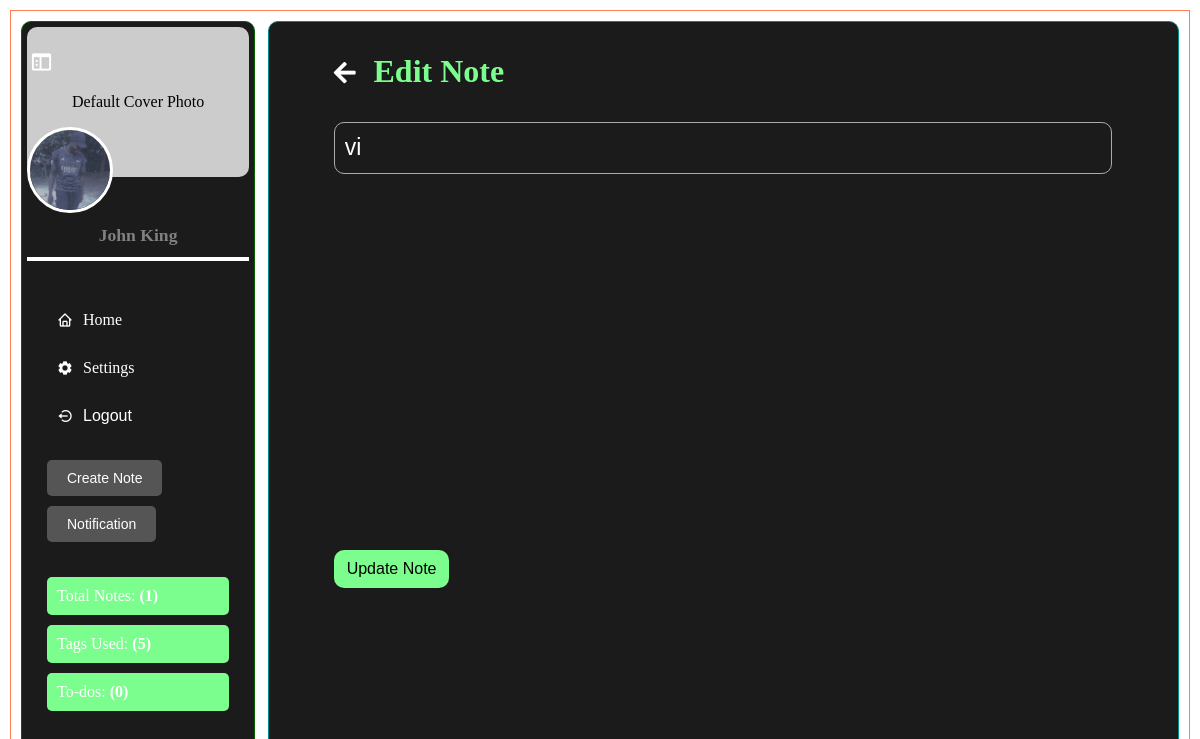
Screenshot of /edit_note/2 (signed in) with the database file from the repository.
### website/models.py (models this page shows, shortened)
class User(db.Model, UserMixin):
    id = db.Column(db.Integer, primary_key=True)
    email = db.Column(db.String(150), unique=True)
    password = db.Column(db.String(255))
    first_name = db.Column(db.String(225))
    second_name = db.Column(db.String(225))
    full_name = db.Column(db.String(255))
    profile_picture = db.Column(db.String(255), nullable=True)
    cover_picture = db.Column(db.String(255), nullable=True)
    user_name = db.Column(db.String(255))
    phone_number = db.Column(db.String(20))
    country_code = db.Column(db.String(10), default="+254")
    bio = db.Column(db.String(255))
    time_zone = db.Column(db.String(255))
    date_birth = db.Column(db.String(255))
    gender = db.Column(db.String(255))
    generated_color = db.Column(db.String(7))
    is_2fa_enabled = db.Column(db.Boolean, default=False)
    otp_secret = db.Column(db.String(32), nullable=True)
    temp_otp = db.Column(db.String(32), nullable=True)
    otp_method = db.Column(db.String(10), default='app')
    is_active = db.Column(db.Boolean, default=True)
    is_admin = db.Column(db.Boolean, default=False)
    email_verified = db.Column(db.Boolean, default=False)
    note_tags = db.relationship(
        "NoteTag", back_populates="user", cascade="all, delete-orphan"
    )
    notes = db.relationship("Note", back_populates="user", cascade="all, delete-orphan")
    password_reset_tokens = db.relationship(
        "PasswordResetToken", back_populates="user", cascade="all, delete-orphan"
    )
    notifications = db.relationship(
        "Notification", back_populates="user", cascade="all, delete-orphan"
    )
    todos = db.relationship("ToDo", back_populates="user", cascade="all, delete-orphan")
    email_preferences = db.relationship(
        "EmailPreferences",
        uselist=False,
        back_populates="user",
        cascade="all, delete-orphan",
    )
    push_preferences = db.relationship(
        "PushPreferences",
        uselist=False,
        back_populates="user",
        cascade="all, delete-orphan",
    )
    email_verification_tokens = db.relationship(
        "EmailVerificationToken", back_populates="user", cascade="all, delete-orphan"
    )

class Note(db.Model):
    id = db.Column(db.Integer, primary_key=True)
    title = db.Column(db.String(255), nullable=False)
    content = db.Column(db.Text, nullable=False)
    tag_id = db.Column(db.Integer, db.ForeignKey("note_tag.id"), nullable=False)
    user_id = db.Column(db.Integer, db.ForeignKey("user.id"), nullable=False)
    created_at = db.Column(db.DateTime, default=datetime.utcnow)
    updated_at = db.Column(db.DateTime, onupdate=datetime.utcnow)
    is_favorite = db.Column(db.Boolean, default=False)
    user = db.relationship("User", back_populates="notes")
    tag = db.relationship("NoteTag", back_populates="notes")

### website/views.py (the view)
@views.route("/edit_note/<int:note_id>", methods=["GET"])
@login_required
def show_edit_note(note_id):
    note = Note.query.get_or_404(note_id)
    if note.user_id != current_user.id:
        flash("You do not have permission to edit this note.", "danger")
        return redirect(url_for("views.home"))
    tags = NoteTag.query.filter_by(user_id=current_user.id).all()
    return render_template("edit_note.html", note=note, tags=tags)

### website/templates/edit_note.html (shortened to what this page needs)
<!DOCTYPE html>
<html lang="en">
  <head>
    <link
      rel="stylesheet"
      href="https://cdnjs.cloudflare.com/ajax/libs/font-awesome/5.15.4/css/all.min.css"
    />
    <link
      rel="stylesheet"
      href="{{ url_for('static', filename='css/edit_note.css') }}"
    />
    <link
      href="https://unpkg.com/boxicons@2.1.4/css/boxicons.min.css"
      rel="stylesheet"
    />
    <link
      href="https://cdn.quilljs.com/1.3.6/quill.snow.css"
      rel="stylesheet"
    />
  </head>
  <body>
    <div class="messages-container">
    </div>
    <div class="page">
      <div class="left-container">
        <div class="close-left-container" id="closeLeftContainer">
          <i
            class="bx bx-sidebar"
            data-tooltip="Close sidebar"
            style="--background-: {{ current_user.generated_color }}"
            title="Close Sidebar"
          ></i>
        </div>
        <div class="all">
          <div class="profile">
            <div class="cover-photo">
              {% if current_user.cover_picture %}
              <img
                src="/static/profile_pics/{{ current_user.cover_picture }}"
                alt="Cover Photo"
                class="cover-image"
              />
              {% else %}
              <div class="default-cover">
                <p>Default Cover Photo</p>
              </div>
              {% endif %}
            </div>
            <div class="profile-pic">
              {% if current_user.profile_picture %}
              <img
                src="/static/profile_pics/{{ current_user.profile_picture }}"
                alt="Profile Picture"
                class="profile-image"
              />
              {% else %}
              <i
                class="fas fa-5x"
                style="--background-: {{ current_user.generated_color }}"
                >{{ current_user.first_name[0] }}</i
              >
              {% endif %}
            </div>
          </div>
          <div class="profile-info">
            <p class="username">
              {{ current_user.full_name }}
            </p>
          </div>
          <hr class="separation" />
        </div>
        <div class="nav-links">
          <a href="/user_home" class="nav-item">
            <i class="bx bx-home"></i>Home
          </a>
          <a href="/settings" class="nav-item">
            <i class="bx bxs-cog"></i>Settings
          </a>
          <form
            action="{{ url_for('auth.logout') }}"
            method="post"
            class="logout-form"
          >
            <button type="submit" class="log-item">
              <i class="bx bx-log-out-circle"></i> Logout
            </button>
          </form>
        </div>
        <div class="quick-access">
          <button class="quick-btn" id="createNoteBtn">Create Note</button>
          <button class="quick-btn" id="notificationBtn">Notification</button>
        </div>
        <div class="user-stats">
          <p
            class="stat-item"
            style="--background: {{ current_user.generated_color }}"
          >
            Total Notes: <span>({{ current_user.notes | length }})</span>
          </p>
          <p
            class="stat-item"
            style="--background: {{ current_user.generated_color }}"
          >
            Tags Used: <span>({{ current_user.note_tags | length }})</span>
          </p>
          <p
            class="stat-item"
            style="--background: {{ current_user.generated_color }}"
          >
            To-dos: <span>({{ current_user.todos | length }})</span>
          </p>
        </div>
      </div>
      <div class="right-container">
        <div class="content">
          <div class="container_title">
            <h1 style="--background-: {{ current_user.generated_color }}">
              <span class="back-arrow"><i class="fas fa-arrow-left"></i></span>
              Edit Note
            </h1>
          </div>
          <div class="form_container">
            <form
              action="{{ url_for('views.edit_note', note_id=note.id) }}"
              method="POST"
            >
              <input
                type="text"
                name="title"
                class="inputs"
                placeholder="Note Title"
                value="{{ note.title }}"
                required
              />
              <br /><br />
              <div id="quillEditor"></div>
              <br />
              <button
                type="submit"
                style="--background-: {{ current_user.generated_color }}"
              >
                Update Note
              </button>
            </form>
          </div>
        </div>
      </div>
    </div>
  </body>
</html>

### website/static/css/edit_note.css (style rules this page uses)
body { margin: 0; padding: 0; box-sizing: border-box; }
.messages-container { position: fixed; top: 0; left: 0; width: 100%; z-index: 1000; padding: 20px; text-align: center; }
.page { margin: 10px; border: 1px solid #ff7f50; padding: 10px; display: flex; height: calc(100vh - 20px); box-sizing: border-box; overflow: hidden; }
.left-container { position: relative; width: 20%; background-color: #1b1b1b; padding: 5px; margin-right: 13px; border: 1px solid darkgreen; overflow-y: auto; border-radius: 10px; }
.right-container { position: relative; width: 80%; background: #1b1b1b; padding: 10px; border: 1px solid darkcyan; overflow-y: auto; border-radius: 10px; }
.all { position: sticky; top: 0; background: #1b1b1b; }
.profile { margin-bottom: 5px; flex-direction: column; align-items: center; }
.cover-photo { width: 100%; height: 150px; margin-bottom: -50px; position: relative; }
.cover-photo .default-cover { width: 100%; height: 100%; background-color: #ccc; display: flex; align-items: center; justify-content: center; border-radius: 10px; }
.profile-pic { position: relative; z-index: 1; }
.profile-pic .profile-image { width: 80px; height: 80px; border-radius: 50%; object-fit: cover; border: 3px solid white; }
.profile-info { display: flex; align-items: center; justify-content: center; margin-left: 0; margin-top: 0; display: flex; }
.profile-info .username { font-size: 0.9em; color: gray; margin: 3px 0; font-size: 1.1em; font-weight: bolder; }
.separation { height: 4px; border: none; background-color: #fff; }
.nav-links { margin-top: 20px; padding: 20px; }
.nav-item { display: flex; align-items: center; color: #fff; padding: 10px; text-decoration: none; border-radius: 5px; margin-bottom: 10px; transition: background-color 0.3s; }
.nav-item i { margin-right: 10px; }
.logout-form { margin: 0; padding: 0; }
.log-item { display: flex; align-items: center; color: #fff; padding: 10px; text-decoration: none; border-radius: 5px; margin-bottom: 10px; background-color: transparent; border: none; font-size: 16px; cursor: pointer; transition: background-color 0.3s; }
.log-item i { margin-right: 10px; }
.quick-access { padding: 20px; margin-top: -30px; }
.quick-btn { background-color: #555; color: #fff; border: none; padding: 10px 20px; margin: 5px 0; cursor: pointer; border-radius: 5px; font-size: 14px; transition: background-color 0.3s; }
.user-stats { margin-top: -20px; padding: 20px; color: #fff; font-size: 16px; }
.stat-item { margin: 10px 0; padding: 10px; border-radius: 5px; background-color: var(--background); }
.stat-item span { font-weight: bold; }
.profile-info p { margin-left: 20px; }
.content { margin-right: 5%; margin-left: 5%; }
.container_title { margin: 10px; }
.container_title h1 { color: var(--background-); }
.container_title h1 span { color: #fff; margin-right: 10px; font-size: 25px; cursor: pointer; }
.form_container { padding: 10px; gap: 10px; }
.form_container .inputs { padding: 10px; }
.form_container input { width: 97%; background-color: transparent; border: 1px solid #aaa; outline: none; border-radius: 10px; height: 30px; color: #fff; font-size: 23px; }
#quillEditor { height: 320px; overflow-y: auto; width: 100%; padding: 10px; }
.form_container button { color: #000; background: var(--background-); padding: 10px 13px; border: none; border-radius: 10px; font-size: 16px; cursor: pointer; }
.close-left-container { color: #fff; left: 30px; font-weight: bolder; font-size: 23px; display: flex; align-items: center; justify-content: flex-end; z-index: 10; position: fixed; top: 50px; margin-right: 30px; cursor: pointer; }

### rows the page displays
User: profile_picture (picture), full_name "John King"
Note: title "vi"

### other values shown
{{ current_user.notes | length }} "1"
{{ current_user.note_tags | length }} "5"
{{ current_user.todos | length }} "0"
